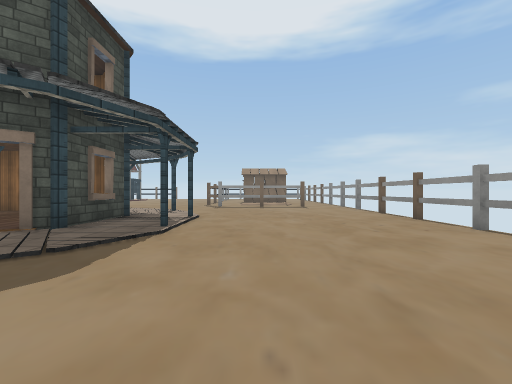
view 1 (above)

21 first-person views from a walk through a scene from a Unity 3-D project. The camera is 1.4 m above the floor, looks level and sees 90° across. The floor is counted in squares, 2 m on a side. Each view is taken from the middle of a square. On the plan, view 1 faces up. The plan holds only what a view shows up to about 9 squares ahead; the rest is blank. The place goes on beyond the plan. The player character is not drawn. Some surface patterns are stand-ins.

view 2
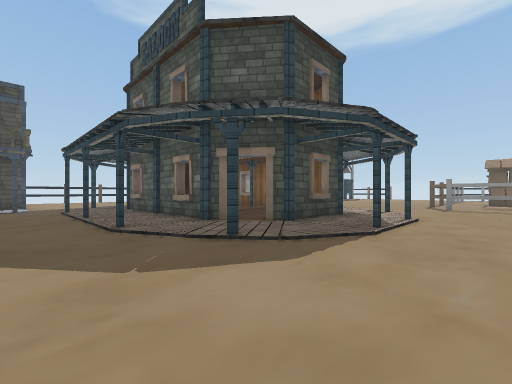

view 3
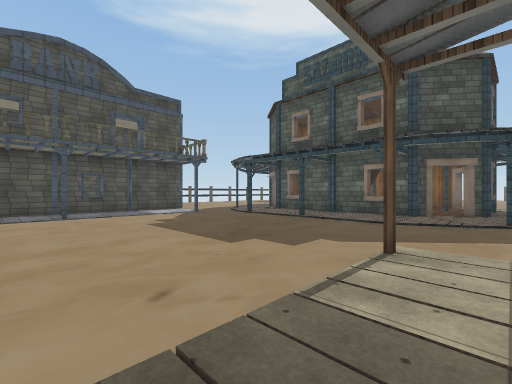

view 4
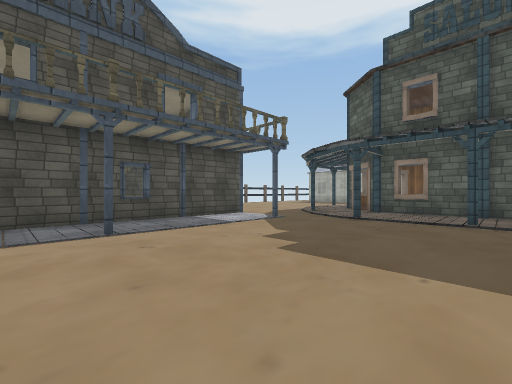

view 5
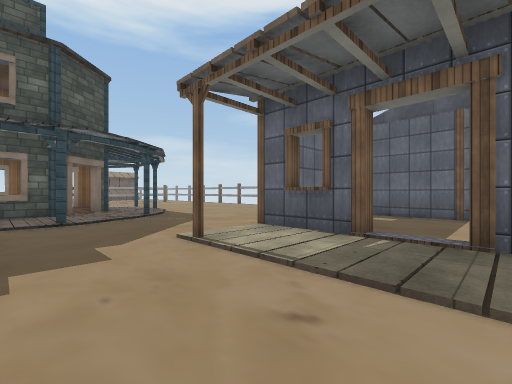

view 6
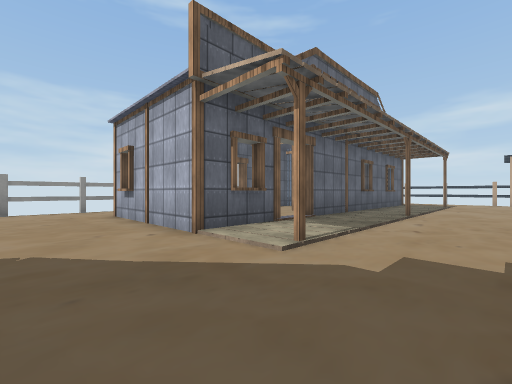

view 7
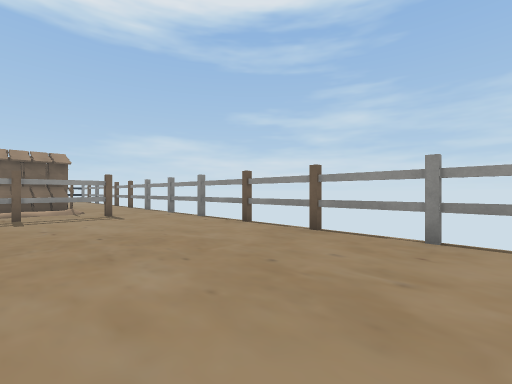

view 8
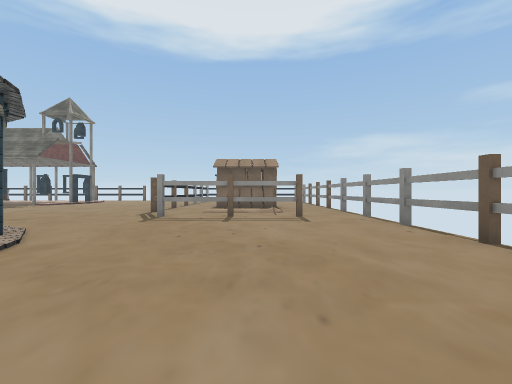

view 9
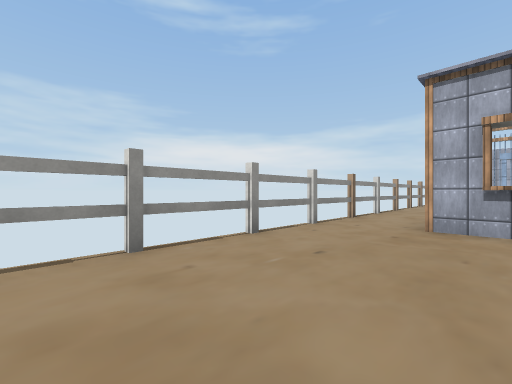

view 10
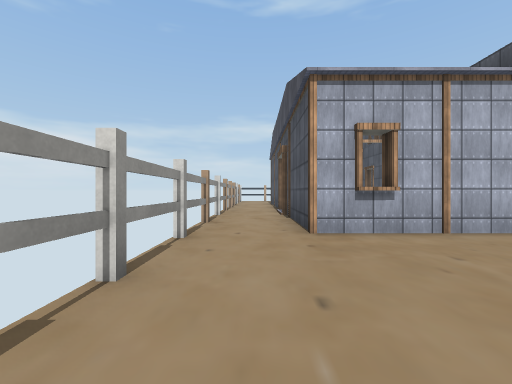

view 11
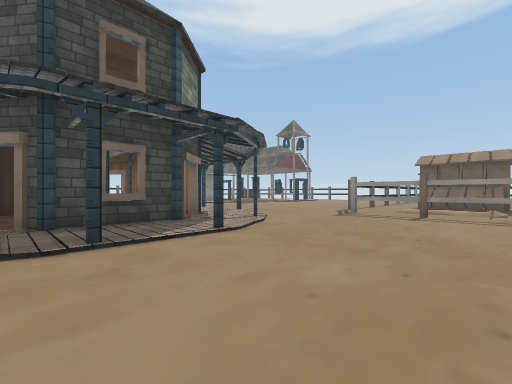

view 12
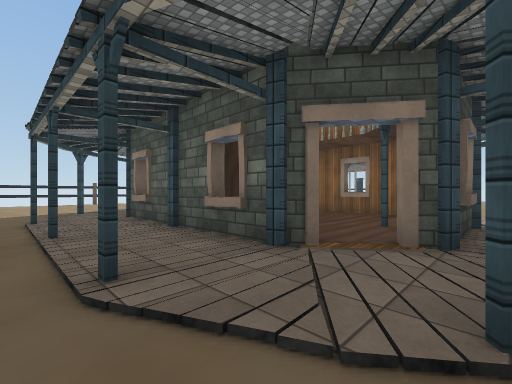

view 13
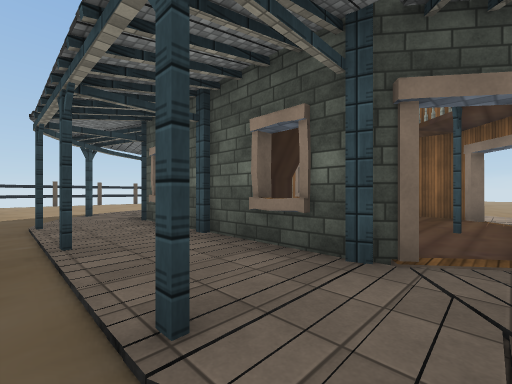

view 14
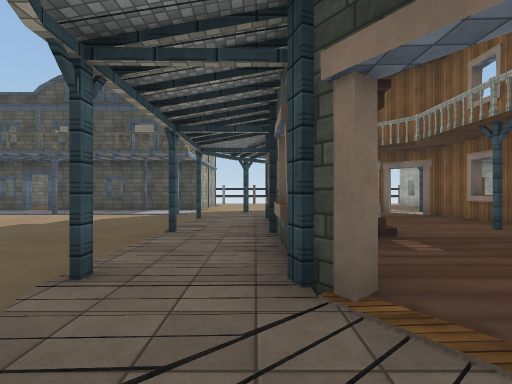

view 15
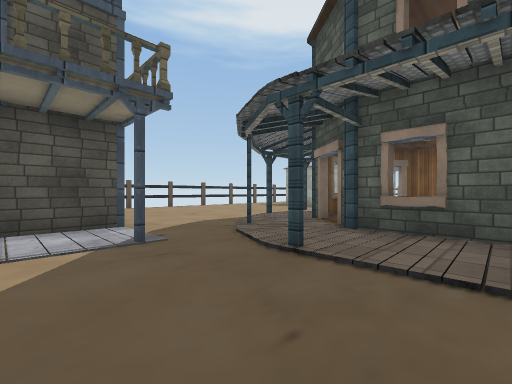

view 16
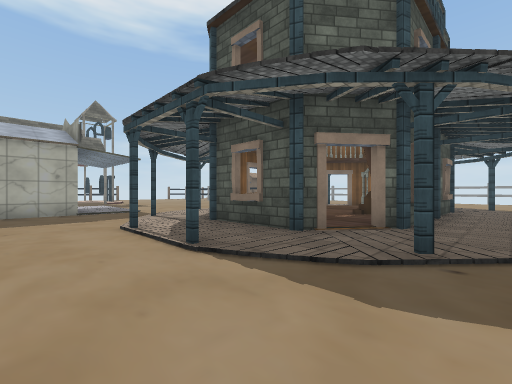

view 17
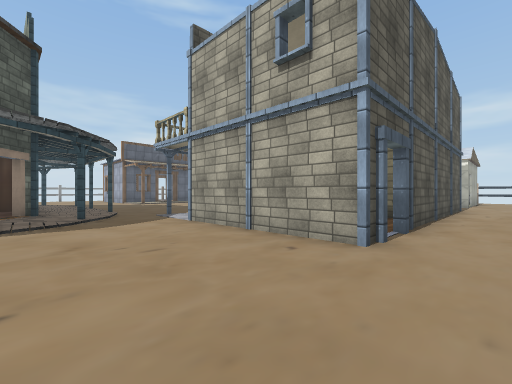

view 18
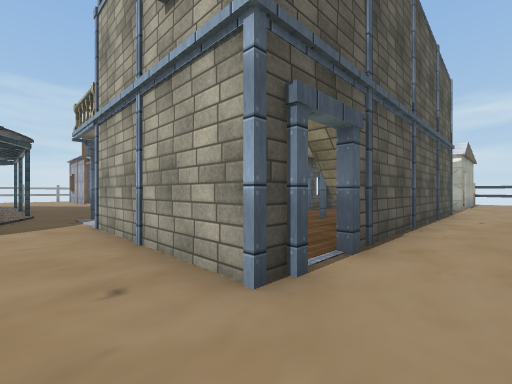

view 19
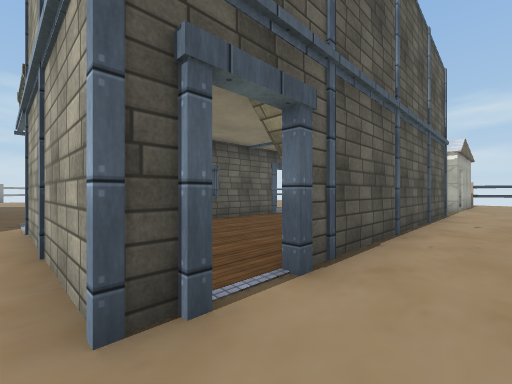

view 20
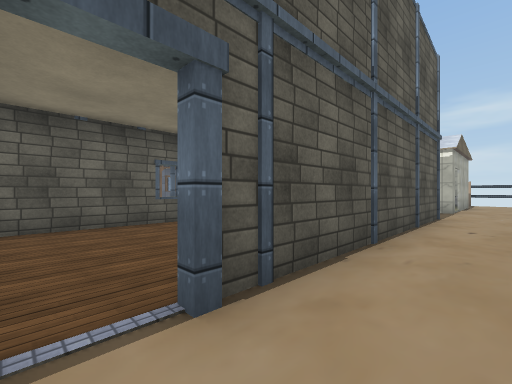

view 21
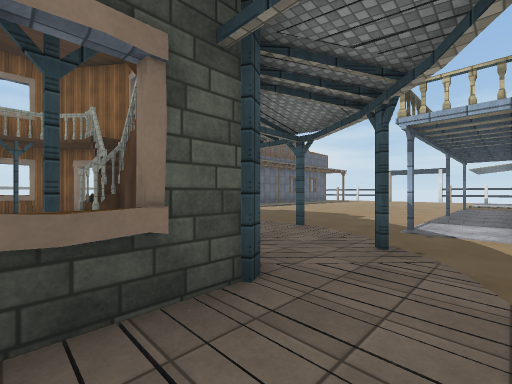

### Floor plan
Key: @ floor where view 1 was taken; # wall or solid block; x gap in a wall; . main floor; : floor 0.25 m higher than the main floor; / step, stairs or slope; = window, fence, low wall or low ledge; ^ raised ledge; T thing the floor can be seen under or through; O other object.
Columns run from 19 left of view 1 to 5 right of it. Each row starts with its distance up from view 1.
 17                    O O
 16                    OO.
 15
 14             ....#./  O..#
 13             .....T......
 12       ..     .....TTTT..#
 11     ....      ..........
 10     ..../      /........#
  9     ...#/.    //#.......
  8     ..///#^##^##//......#
  7     ..#.#::# ::##/......
  6     .../#::::::##.......#
  5     ..#/#::##::##/......
  4 ......//######## /......#
  3 .......#.#=##=////......
  2 .......///.../#/#......#
  1 .#####...#.............#
  0 .x...##............@....
 -1 .#....#.................#
 -2 .#....#........#.#####..
 -3 .##...#..........#...#..#
 -4 .# .#.#........../...#..
 -5 .#  ..#..........#.  x.#

Positions as (right, up) in squares from view 1, and headings:
1: (0, 0), facing up
2: (0, 0), facing up-left
3: (-3, -5), facing up-left
4: (-7, -5), facing up-left
5: (-6, -5), facing up-right
6: (-6, 1), facing down-right
7: (0, 4), facing up-right
8: (1, 5), facing up
9: (1, 4), facing down-right
10: (3, 3), facing down
11: (2, 4), facing up-left
12: (-3, 1), facing up-left
13: (-4, 1), facing up-left
14: (-3, 3), facing left
15: (-8, -1), facing up-left
16: (-15, 2), facing up-right
17: (-19, 4), facing down-right
18: (-19, 2), facing down-right
19: (-19, 1), facing down-right
20: (-19, 0), facing down-right
21: (-13, 6), facing down-right
